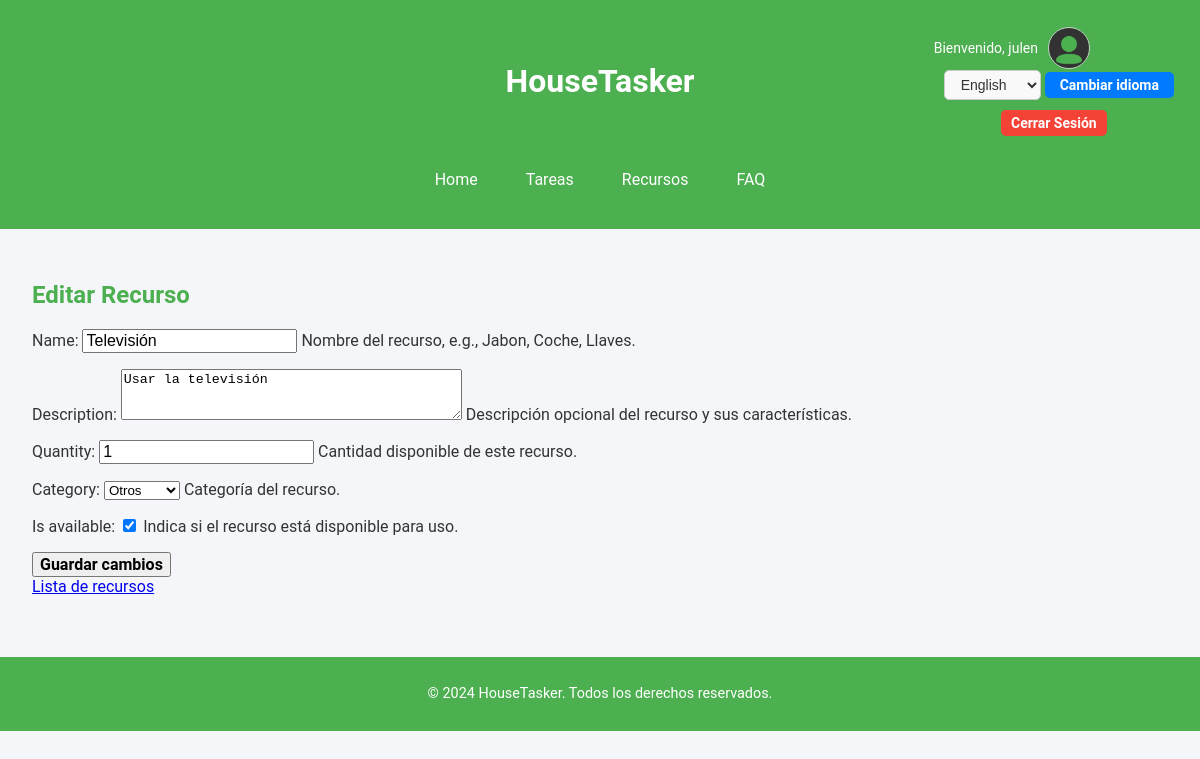
Page /es/resources/9/edit/ (signed in) on the committed database.
### appHouseTasker/models.py (models this page shows, shortened)
class CustomUser(AbstractUser):
    profile_image = models.ImageField(upload_to='profile-pictures/', blank=True, null=True)

class Resource(models.Model):
    CATEGORY_CHOICES = [
        ('cleaning', 'Limpieza'),
        ('vehicle', 'Vehículo'),
        ('kitchen', 'Cocina'),
        ('others', 'Otros'),
    ]
    name = models.CharField(max_length=100, unique=True, help_text="Nombre del recurso, e.g., Jabon, Coche, Llaves.")
    description = models.TextField(blank=True, help_text="Descripción opcional del recurso y sus características.")
    quantity = models.PositiveIntegerField(default=1, help_text="Cantidad disponible de este recurso.")
    category = models.CharField(max_length=50, choices=CATEGORY_CHOICES, default='others', help_text="Categoría del recurso.")
    is_available = models.BooleanField(default=True, help_text="Indica si el recurso está disponible para uso.")

### appHouseTasker/views.py (the view, shortened to what this page needs)
# urls.py: path('resources/<int:pk>/edit/', ResourceUpdateView.as_view(), name='resource_edit'),  # Edit a resource
class ResourceUpdateView(LoginRequiredMixin, UpdateView):
    model = Resource
    form_class = ResourceForm
    template_name = "resource_edit.html"
    success_url = reverse_lazy('resource_list')

### appHouseTasker/forms.py
class ResourceForm(forms.ModelForm):
    class Meta:
        model = Resource
        fields = ['name', 'description', 'quantity', 'category', 'is_available']
        widgets = {
            'description': forms.Textarea(attrs={'rows': 3, 'placeholder': 'Describe el Recurso...'}),
            'name': forms.TextInput(attrs={'placeholder': 'E.g., Jabón, Coche'}),
        }

### appHouseTasker/templates/resource_edit.html (shortened to what this page needs)
{% extends "base.html" %}
{% load i18n %}
{% block main %}
    <h2>{% trans "Editar Recurso" %}</h2>
    <form method="post">
        {{ form.as_p }}
        <button type="submit">{% trans "Guardar cambios" %}</button>
    </form>
    <a href="{% url 'resource_list' %}">{% trans "Lista de recursos" %}</a>
{% endblock %}

### appHouseTasker/templates/base.html (shortened to what this page needs)
{% load static %}
{% load i18n %}
<!DOCTYPE html>
<html lang="es">
	<head>
		<link rel="stylesheet" href="{% static 'css/ht.css' %}">
		<link rel="stylesheet" href="{% static 'css/fonts.css' %}">
	</head>
	<body>
		<header>
            <div class="header-container">
                <h1>{% block header-title %}HouseTasker{% endblock %}</h1>
                <div class="user-info">
                    {% if user.is_authenticated %}
                        <div class="profile">
                            <p>{% trans "Bienvenido" %}, {{ user.username }}</p>
                            {% if user.profile_image %}
                                <img src="{{ user.profile_image.url }}" alt="Profile picture" class="profile-pic">
                            {% else %}
                                <img src="{% static 'img/default_pfp.png' %}" alt="Default profile picture" class="profile-pic">
                            {% endif %}
                        </div>
                        <div class="language-form">
                            <form method="post" action="{% url 'set_language' %}">
                                <select name="language">
                                    <option value="en" {% if LANGUAGE_CODE == "en" %}selected{% endif %}>English</option>
                                </select>
                                <button type="submit">{% trans "Cambiar idioma" %}</button>
                            </form>
                        </div>
                        <div class="logout">
                            <form method="POST" action="{% url 'logout' %}">
                                <button type="submit" class="logout-btn">{%trans "Cerrar Sesión" %}</button>
                            </form>
                        </div>
                    {% endif %}
                </div>
            </div>
            <nav>
                {% block nav %}
                <a href="{% url 'home' %}">Home</a>
                <a href="{% url 'task_list' %}">{% trans "Tareas" %}</a>
                <a href="{% url 'resource_list' %}">{% trans "Recursos" %}</a>
                <a href="{% url 'faq' %}">FAQ</a>
                {% endblock %}
            </nav>
        </header>
		<main>
			{% block main %}
			{% endblock %}
		</main>
		<footer>
			<p>© 2024 HouseTasker. Todos los derechos reservados.</p>
		</footer>
	</body>
</html>

### appHouseTasker/static/css/ht.css (style rules this page uses)
body, html { font-family: Arial, sans-serif; margin: 0; padding: 0; color: #333; background-color: #f4f6f9; }
header, footer { background-color: #4CAF50; color: white; text-align: center; padding: 1em; }
h1 { font-size: 2em; margin: 0; }
h2, h3 { color: #4CAF50; }
main { padding: 2em; }
nav { display: flex; justify-content: center; gap: 1em; margin: 1em 0; }
nav a { color: white; text-decoration: none; padding: 0.5em 1em; }
footer { margin-top: 2em; font-size: 0.9em; }
.header-container { display: grid; grid-template-columns: 1fr auto 1fr; align-items: center; padding: 10px; position: relative; }
.header-container h1 { grid-column: 2; text-align: center; margin: 0; }
.user-info { grid-column: 3; justify-self: end; }
.user-info .profile { display: flex; align-items: center; }
.user-info .profile p { margin-right: 10px; font-size: 14px; }
.profile-pic { width: 40px; height: 40px; border-radius: 50%; border: 1px solid #ccc; }
.logout { margin-top: 10px; }
.logout-btn { background-color: #f44336; color: white; border: none; padding: 5px 10px; font-size: 14px; cursor: pointer; border-radius: 5px; transition: background-color 0.3s ease; }
.language-form { display: flex; align-items: center; justify-content: flex-start; gap: 10px; margin-left: 10px; }
.language-form select { border: 1px solid #ccc; border-radius: 5px; padding: 5px 12px; font-size: 14px; color: #333; background-color: #f9f9f9; transition: border-color 0.3s ease; }
.language-form button { background-color: #007bff; color: white; border: none; border-radius: 5px; padding: 5px 15px; font-size: 14px; cursor: pointer; transition: background-color 0.3s ease; }

### rows in the picture
CustomUser: username "julen"
Resource: name "Televisión", description "Usar la televisión", quantity "1", category "Otros", is_available "☑"
